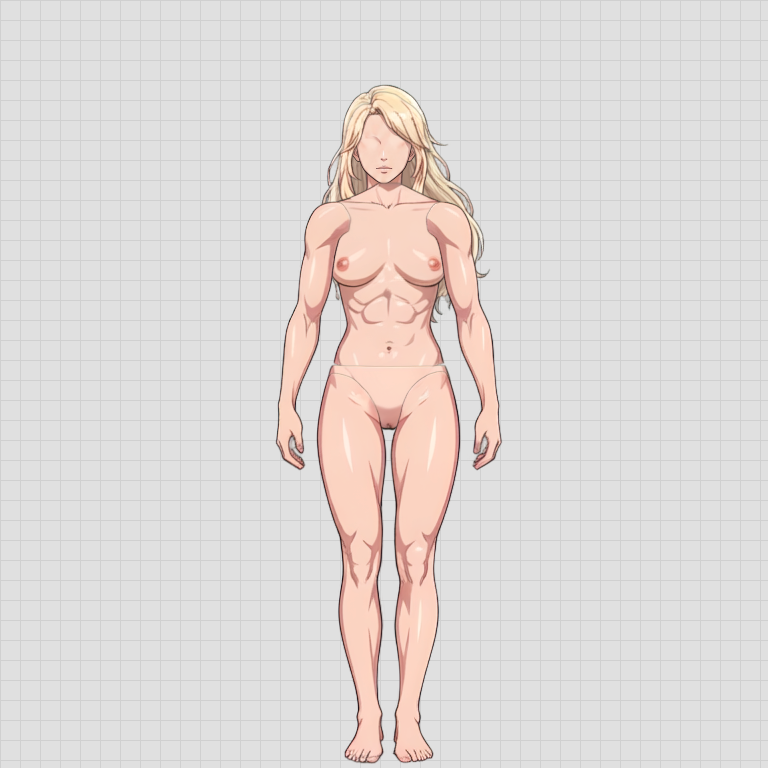
#> input picture body_ref_grid.png, 768 x 768 px
$ python -i style_schema.py   (imports and definitions only)
#> lines starting #> are read from the running program, lines starting #| are printed output that depends on the picture; after the words box and inside, x2 and y2 are one past the last pixel; in counts of white or black regions, pixels touching at a corner belong together
"""Style schema extraction and application for cel-shaded garments.

Extracts the character's cel-shading language from naked skeleton skin layers
and applies it to generated garments — zero models, all CV operations.

Flow
----
extract_style_schema(skin_layer_img) → schema dict
  Palette:      k-means k=4 on HSV → base, shadow1, shadow2, highlight
  Shadow geom:  luminance threshold → coverage %, side, edge softness
  Highlight:    bright-pixel threshold → ellipse fit → position, size
  Lineart:      Canny + distance transform → mean stroke width

apply_style_schema(mask, schema, target_color) → RGBA ndarray
  1. Remap target_color through palette_ratios → 4 tones
  2. Base fill → shadow multiply → highlight screen → contour stroke
"""

from typing import Dict, List, Optional, Tuple

import cv2
import numpy as np


# ---------------------------------------------------------------------------
# Palette extraction (k-means k=4 on HSV)
# ---------------------------------------------------------------------------

def _sample_skin_pixels(img: np.ndarray) -> np.ndarray:
    """Return HSV pixels from non-transparent / non-white regions."""
    if img.ndim == 3 and img.shape[2] == 4:
        alpha = img[:, :, 3]
        mask = alpha > 10
        bgr = img[:, :, :3]
    elif img.ndim == 3 and img.shape[2] == 3:
        gray = cv2.cvtColor(img, cv2.COLOR_BGR2GRAY)
        mask = gray > 5
        bgr = img
    else:
        raise ValueError(f"Unsupported image shape: {img.shape}")

    hsv = cv2.cvtColor(bgr, cv2.COLOR_BGR2HSV)
    return hsv[mask]


def _extract_palette(hsv_pixels: np.ndarray) -> Dict:
    """K-means k=4 on HSV pixels → sorted by value (brightness)."""
    if len(hsv_pixels) < 10:
        return {
            "shadow1": {"sat_delta": 0.08, "val_ratio": 0.70},
            "shadow2": {"sat_delta": 0.12, "val_ratio": 0.50},
            "highlight": {"sat_delta": -0.15, "val_ratio": 1.15},
        }

    criteria = (cv2.TERM_CRITERIA_EPS + cv2.TERM_CRITERIA_MAX_ITER, 20, 1.0)
    _, labels, centers = cv2.kmeans(
        hsv_pixels.astype(np.float32), 4, None, criteria, 10, cv2.KMEANS_PP_CENTERS
    )

    vals = centers[:, 2]  # (K, 3) → hue, sat, val
    order = np.argsort(vals)  # 0=darkest, 3=brightest

    def _ratio(idx: int, base_idx: int) -> Dict:
        """Compute sat_delta and val_ratio relative to base."""
        base_h, base_s, base_v = centers[base_idx]
        h, s, v = centers[idx]
        return {
            "sat_delta": float(s - base_s),
            "val_ratio": float(v / base_v) if base_v > 0 else 1.0,
        }

    base_idx = order[2]   # 2nd brightest = base color
    return {
        "shadow1":    _ratio(order[1], base_idx),
        "shadow2":    _ratio(order[0], base_idx),
        "highlight":  _ratio(order[3], base_idx),
    }


# ---------------------------------------------------------------------------
# Shadow band geometry
# ---------------------------------------------------------------------------

def _extract_shadow_geom(img: np.ndarray, base_val: float) -> Dict:
    """Measure shadow coverage, side, and edge softness from dark pixels."""
    if img.ndim == 3 and img.shape[2] == 4:
        bgr = img[:, :, :3]
    else:
        bgr = img[:, :, :3]

    gray = cv2.cvtColor(bgr, cv2.COLOR_BGR2GRAY)
    h, w = gray.shape
    thresh = int(base_val * 0.60)

    _, shadow_mask = cv2.threshold(gray, thresh, 255, cv2.THRESH_BINARY_INV)
    # Keep only non-zero pixels from original
    orig_mask = gray > 5
    shadow_mask = cv2.bitwise_and(shadow_mask, orig_mask.astype(np.uint8) * 255)

    total_px = int(orig_mask.sum())
    shadow_px = int(shadow_mask.astype(bool).sum())
    coverage = shadow_px / max(total_px, 1)

    # Determine which side shadows fall on (left or right of center)
    moments = cv2.moments(shadow_mask)
    if moments["m00"] > 0:
        cx = moments["m10"] / moments["m00"]
        side = "left" if cx < w / 2 else "right"
    else:
        side = "left"

    # Edge softness: blur shadow, measure transition width
    blurred = cv2.GaussianBlur(shadow_mask.astype(np.float32), (0, 0), 3)
    soft_edge = blurred > 127
    transition = cv2.bitwise_xor(
        soft_edge.astype(np.uint8) * 255,
        shadow_mask,
    )
    softness = (float(cv2.mean(transition)[0]) / 255.0 * 10) if transition.sum() > 0 else 2.0
    softness = max(0.5, min(softness, 8.0))

    return {
        "side": side,
        "coverage": round(coverage, 3),
        "softness": round(softness, 1),
    }


# ---------------------------------------------------------------------------
# Highlight shape
# ---------------------------------------------------------------------------

def _extract_highlight(img: np.ndarray, base_val: float) -> Dict:
    """Fit ellipse to bright pixels, measure position relative to centroid."""
    if img.ndim == 3 and img.shape[2] == 4:
        bgr = img[:, :, :3]
    else:
        bgr = img[:, :, :3]

    gray = cv2.cvtColor(bgr, cv2.COLOR_BGR2GRAY)
    thresh = int(base_val * 1.15)

    _, bright_mask = cv2.threshold(gray, thresh, 255, cv2.THRESH_BINARY)
    orig_mask = gray > 5
    bright_mask = cv2.bitwise_and(bright_mask, orig_mask.astype(np.uint8) * 255)

    # Opacity: average brightness of highlight pixels
    bright_px = gray[bright_mask > 0]
    opacity = float(bright_px.mean() / 255.0) if len(bright_px) > 0 else 0.6

    # Contour centroid (body center)
    moments = cv2.moments(orig_mask.astype(np.uint8) * 255)
    if moments["m00"] > 0:
        cx = moments["m10"] / moments["m00"]
        cy = moments["m01"] / moments["m00"]
    else:
        cx, cy = gray.shape[1] / 2, gray.shape[0] / 2

    # Fit ellipse to highlight
    contours, _ = cv2.findContours(bright_mask, cv2.RETR_EXTERNAL, cv2.CHAIN_APPROX_SIMPLE)
    if contours and len(contours[0]) >= 5:
        ellipse = cv2.fitEllipse(contours[0])
        (ex, ey), (ma, Ma), _ = ellipse
        rel_pos = ((ex - cx) / max(gray.shape[1], 1),
                   (ey - cy) / max(gray.shape[0], 1))
        axes = [int(ma / 2), int(Ma / 2)]
    else:
        rel_pos = (0.0, -0.15)
        axes = [12, 6]

    return {
        "relative_pos": [round(rel_pos[0], 3), round(rel_pos[1], 3)],
        "axes": axes,
        "opacity": round(opacity, 2),
    }


# ---------------------------------------------------------------------------
# Lineart weight
# ---------------------------------------------------------------------------

def _extract_stroke_weight(img: np.ndarray) -> int:
    """Measure mean stroke width from Canny edges on the skin region."""
    if img.ndim == 3 and img.shape[2] == 4:
        mask = (img[:, :, 3] > 10).astype(np.uint8) * 255
        bgr = img[:, :, :3]
    else:
        gray_base = cv2.cvtColor(img, cv2.COLOR_BGR2GRAY)
        mask = (gray_base > 5).astype(np.uint8) * 255
        bgr = img

    gray = cv2.cvtColor(bgr, cv2.COLOR_BGR2GRAY)
    edges = cv2.Canny(gray, 30, 100)
    edges = cv2.bitwise_and(edges, mask)

    if edges.sum() == 0:
        return 2

    dist = cv2.distanceTransform(255 - edges, cv2.DIST_L2, 3)
    stroke_px = dist[edges > 0]
    if len(stroke_px) == 0:
        return 2

    mean_dist = float(stroke_px.mean())
    return max(1, int(round(mean_dist * 2)))


# ---------------------------------------------------------------------------
# Schema extraction (public)
# ---------------------------------------------------------------------------

def extract_style_schema(skin_image: np.ndarray) -> Dict:
    """Extract cel-shading schema from a skin/wear layer image.

    Args:
        skin_image: BGRA or BGR ndarray of a skin layer (arm, torso, leg, etc.)

    Returns:
        Dict with keys: palette_ratios, shadow_side, shadow_coverage,
        shadow_softness, highlight_pos, highlight_axes, highlight_opacity,
        stroke_weight.
    """
    hsv_pixels = _sample_skin_pixels(skin_image)
    palette = _extract_palette(hsv_pixels)

    # Base value for thresholding
    if len(hsv_pixels) > 0:
        base_val = float(np.median(hsv_pixels[:, 2]))
    else:
        base_val = 180.0

    shadow = _extract_shadow_geom(skin_image, base_val)
    highlight = _extract_highlight(skin_image, base_val)
    stroke = _extract_stroke_weight(skin_image)

    return {
        "palette_ratios": palette,
        "shadow_side": shadow["side"],
        "shadow_coverage": shadow["coverage"],
        "shadow_softness": shadow["softness"],
        "highlight_pos": highlight["relative_pos"],
        "highlight_axes": highlight["axes"],
        "highlight_opacity": highlight["opacity"],
        "stroke_weight": stroke,
    }


# ---------------------------------------------------------------------------
# Schema application
# ---------------------------------------------------------------------------

# [153 lines left out: functions _remap_color, apply_style_schema, not called in this run]

>>> import cv2
>>> picture = cv2.imread('../body_ref_grid.png')
#> picture is the input picture: shape (768, 768, 3); mean B, G, R 215.9, 218.1, 223.5
>>> result = extract_style_schema(picture)
#> in _sample_skin_pixels, `gray = cv2.cvtColor(img, cv2.COLOR_BGR2GRAY)`:
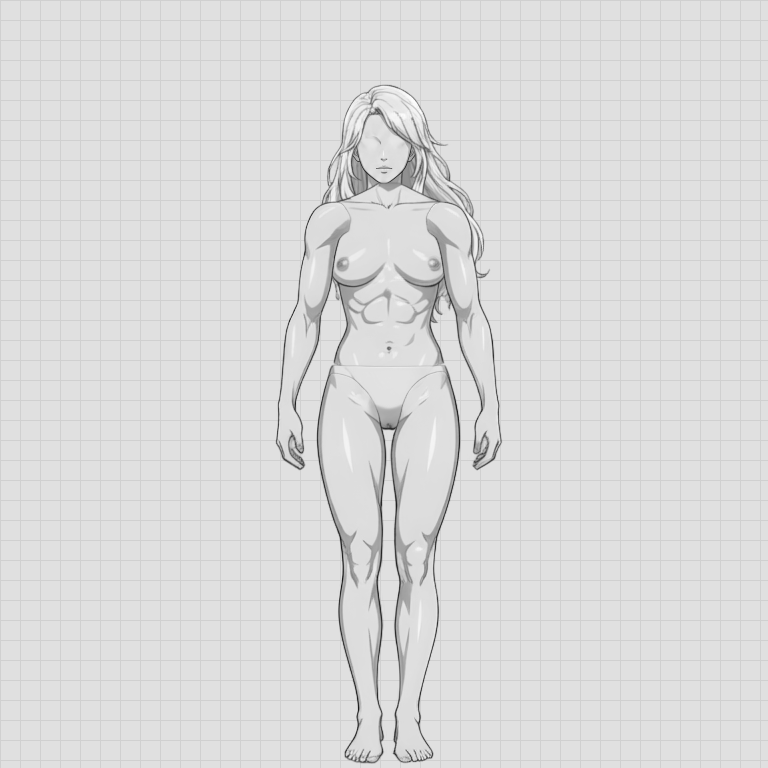
#> gray: shape (768, 768); min 24, max 254, mean 219.4
#> in _sample_skin_pixels, `mask = gray > 5`: mask: shape (768, 768) bool; every value is 1
#> in _sample_skin_pixels, `hsv = cv2.cvtColor(bgr, cv2.COLOR_BGR2HSV)`: hsv: shape (768, 768, 3); mean H, S, V 1.7, 8.4, 223.5
#> in _extract_palette, `_, labels, centers = cv2.kmeans( hsv_pixels.astype(np.float32), 4, Non..`: centers = [[0.0999, 0.0468, 222.3], [9.54, 57.69, 248.3], [5.85, 83.74, 179.9], [167.4, 39.07, 116.9]]
#> in _extract_palette, `vals = centers[:, 2]`: vals = [222.3, 248.3, 179.9, 116.9]
#> in _extract_palette, `order = np.argsort(vals)`: order = [3, 2, 0, 1]
#> in _extract_palette, `base_idx = order[2]`: base_idx = 0
#> in _ratio, `base_h, base_s, base_v = centers[base_idx]`: base_h = 0.0999; base_s = 0.0468; base_v = 222.3
#> in _ratio, `h, s, v = centers[idx]`: h = 5.85; s = 83.74; v = 179.9
#> in extract_style_schema, `palette = _extract_palette(hsv_pixels)`: palette = 3 items
#> in extract_style_schema, `base_val = float(np.median(hsv_pixels[:, 2]))`: base_val = 224
#> in _extract_shadow_geom, `thresh = int(base_val * 0.60)`: thresh = 134
#> in _extract_shadow_geom, `_, shadow_mask = cv2.threshold(gray, thresh, 255, cv2.THRESH_BINARY_INV)`:
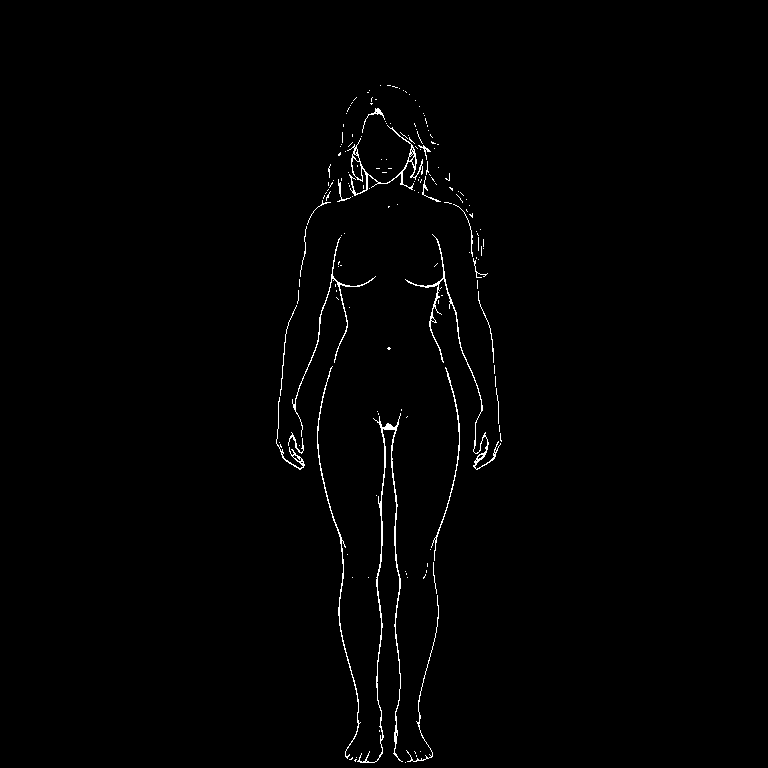
#> shadow_mask: shape (768, 768); 0.94% white in thin lines or dots, all inside (x1, y1, x2, y2) = (276, 85, 502, 763)
#> in _extract_shadow_geom, `total_px = int(orig_mask.sum())`: total_px = 589824
#> in _extract_shadow_geom, `shadow_px = int(shadow_mask.astype(bool).sum())`: shadow_px = 5548
#> in _extract_shadow_geom, `coverage = shadow_px / max(total_px, 1)`: coverage = 0.00941
#> in _extract_shadow_geom, `moments = cv2.moments(shadow_mask)`: moments = moments, m00 1414740, centre m10/m00, m01/m00 = (389.2, 407.4)
#> in _extract_shadow_geom, `cx = moments["m10"] / moments["m00"]`: cx = 389.2
#> in _extract_shadow_geom, `side = "left" if cx < w / 2 else "right"`: side = 'right'
#> in _extract_shadow_geom, `blurred = cv2.GaussianBlur(shadow_mask.astype(np.float32), (0, 0), 3)`:
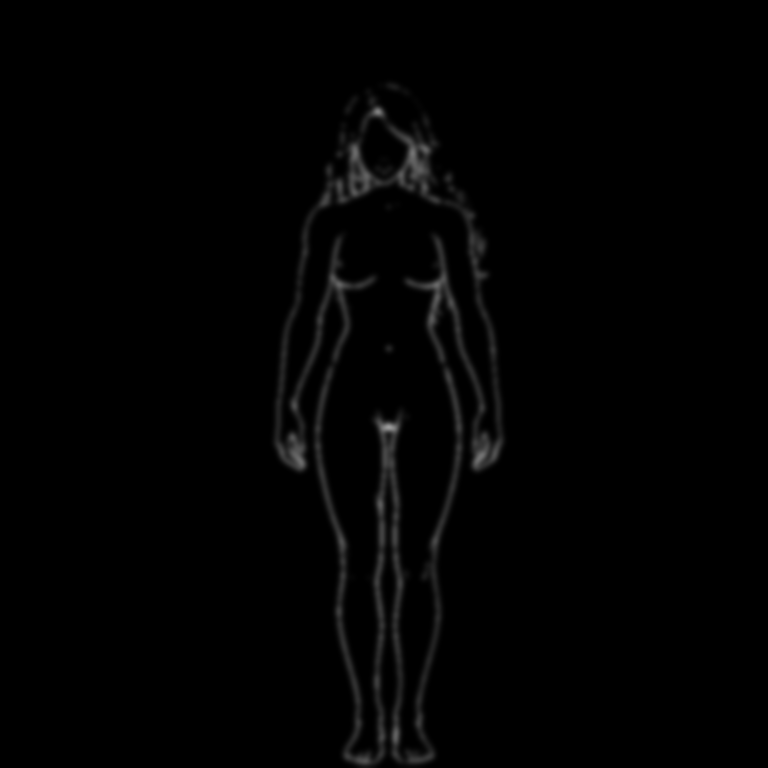
#> blurred: shape (768, 768) float32; min 0, max 156.2, mean 2.4
#> in _extract_shadow_geom, `soft_edge = blurred > 127`:
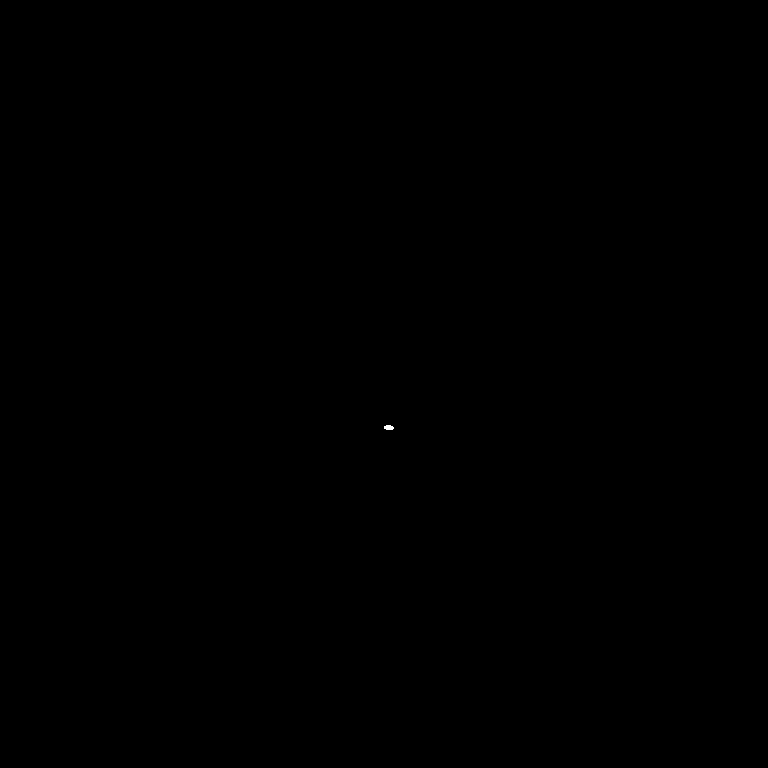
#> soft_edge: shape (768, 768) bool; 0.01% white; 1 white region, box (x1, y1, x2, y2) and area: (384, 425, 394, 430) 41
#> in _extract_shadow_geom, `softness = (float(cv2.mean(transition)[0]) / 255.0 * 10) if transition..`: softness = 0.0934
#> in _extract_shadow_geom, `softness = max(0.5, min(softness, 8.0))`: softness = 0.5
#> in extract_style_schema, `shadow = _extract_shadow_geom(skin_image, base_val)`: shadow = {'side': 'right', 'coverage': 0.009, 'softness': 0.5}
#> in _extract_highlight, `thresh = int(base_val * 1.15)`: thresh = 257
#> in _extract_highlight, `_, bright_mask = cv2.threshold(gray, thresh, 255, cv2.THRESH_BINARY)`: bright_mask: shape (768, 768); every value is 0
#> in _extract_highlight, `bright_px = gray[bright_mask > 0]`: bright_px = empty array
#> in _extract_highlight, `opacity = float(bright_px.mean() / 255.0) if len(bright_px) > 0 else 0.6`: opacity = 0.6
#> in _extract_highlight, `moments = cv2.moments(orig_mask.astype(np.uint8) * 255)`: moments = moments, m00 150405120, centre m10/m00, m01/m00 = (383.5, 383.5)
#> in _extract_highlight, `cx = moments["m10"] / moments["m00"]`: cx = 383.5
#> in _extract_highlight, `contours, _ = cv2.findContours(bright_mask, cv2.RETR_EXTERNAL, cv2.CHA..`: contours = []
#> in extract_style_schema, `highlight = _extract_highlight(skin_image, base_val)`: highlight = {'relative_pos': [0, -0.15], 'axes': [12, 6], 'opacity': 0.6}
#> in _extract_stroke_weight, `mask = (gray_base > 5).astype(np.uint8) * 255`: mask: shape (768, 768); every value is 255
#> in _extract_stroke_weight, `edges = cv2.Canny(gray, 30, 100)`:
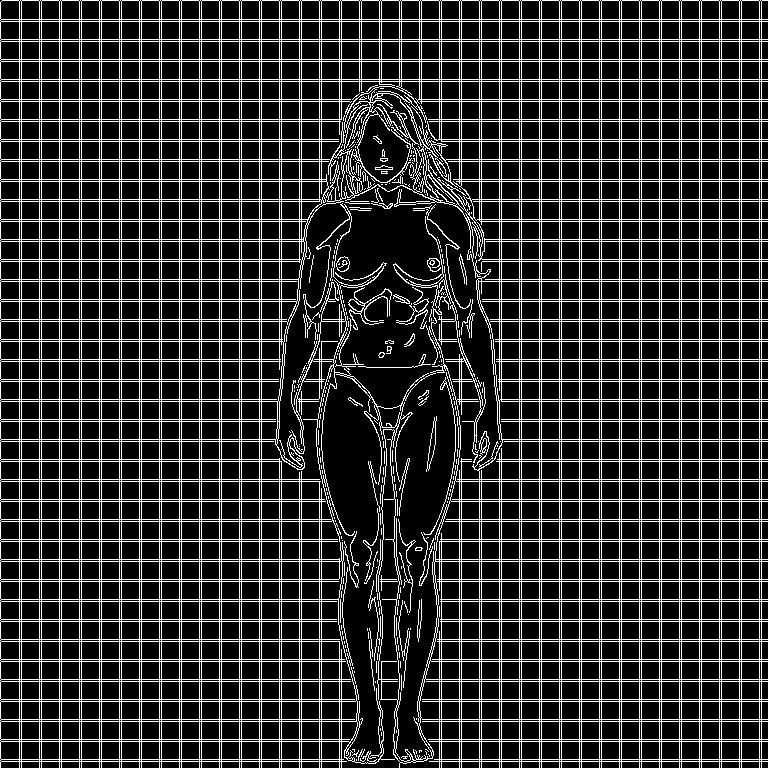
#> edges: shape (768, 768); 18.6% white in thin lines or dots
#> in _extract_stroke_weight, `dist = cv2.distanceTransform(255 - edges, cv2.DIST_L2, 3)`:
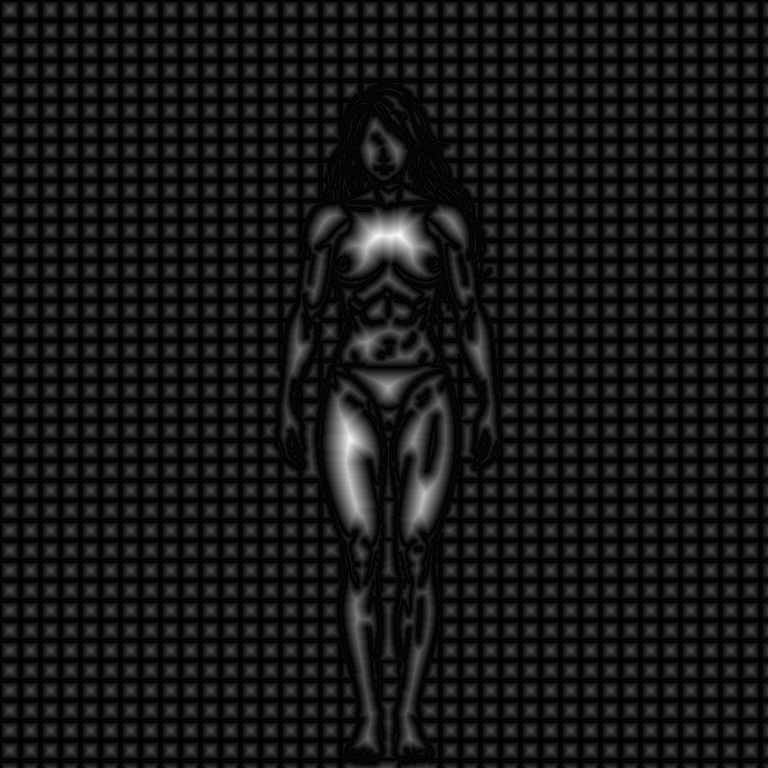
#> dist: shape (768, 768) float32; min 0, max 28.4, mean 2.6; drawn with min black and max white
#> in _extract_stroke_weight, `mean_dist = float(stroke_px.mean())`: mean_dist = 0
#> in extract_style_schema, `stroke = _extract_stroke_weight(skin_image)`: stroke = 1
#> result = 8 items
